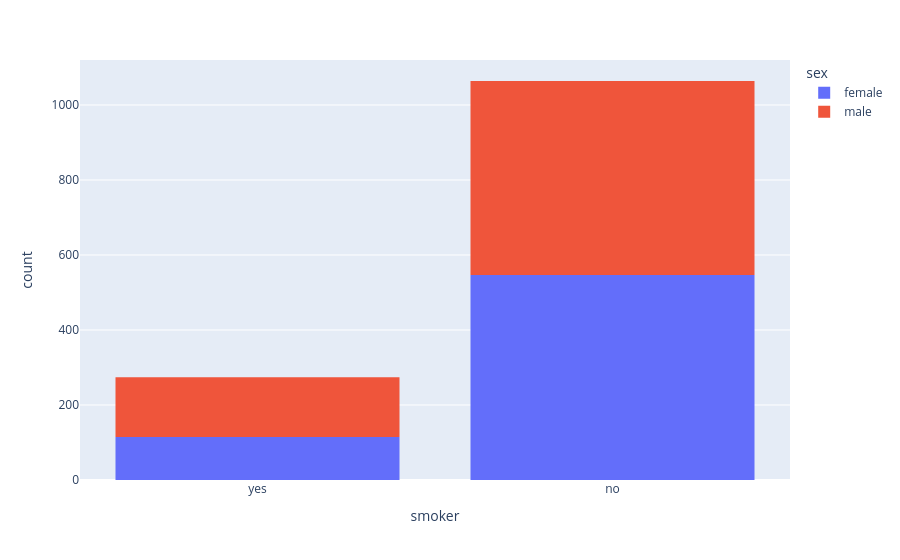

Source (notebook cell):
### Code cell
fig = px.histogram(df,x='smoker',color='sex')
fig.show()

### Figure 1 — Plotly figure (JSON) as saved in the notebook; plotly's stock layout.template omitted (floating-point values rounded to 4 significant figures; data arrays with more than 128 entries replaced by an {"elided": "..."} marker saying what was removed)
{"data": [{"bingroup": "x", "hovertemplate": "sex=female<br>smoker=%{x}<br>count=%{y}<extra></extra>", "legendgroup": "female", "marker": {"color": "#636efa", "pattern": {"shape": ""}}, "name": "female", "orientation": "v", "showlegend": true, "type": "histogram", "x": {"elided": "662 str values"}, "xaxis": "x", "yaxis": "y"}, {"bingroup": "x", "hovertemplate": "sex=male<br>smoker=%{x}<br>count=%{y}<extra></extra>", "legendgroup": "male", "marker": {"color": "#EF553B", "pattern": {"shape": ""}}, "name": "male", "orientation": "v", "showlegend": true, "type": "histogram", "x": {"elided": "676 str values"}, "xaxis": "x", "yaxis": "y"}], "layout": {"barmode": "relative", "legend": {"title": {"text": "sex"}, "tracegroupgap": 0}, "margin": {"t": 60}, "xaxis": {"anchor": "y", "domain": [0, 1], "title": {"text": "smoker"}}, "yaxis": {"anchor": "x", "domain": [0, 1], "title": {"text": "count"}}}}
